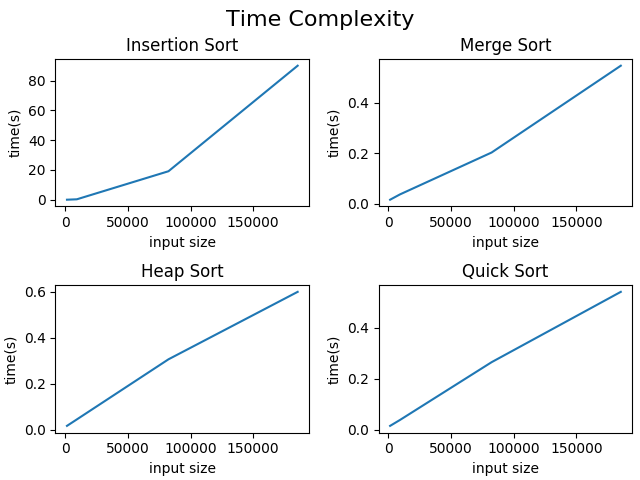

Here is the Python script that generated this plot:

import matplotlib.pyplot as plt
import numpy as np

assert np

x = np.array([1362, 9216, 82360, 185462])
insertionTime = np.array([0.028, 0.299, 19.13, 89.969])
mergeTime = np.array([0.016, 0.037, 0.203, 0.547])
heapTime = np.array([0.016, 0.044, 0.306, 0.6])
quickTime = np.array([0.016, 0.039, 0.265, 0.54])

insertionMem = np.array([0.147886, 0.937044, 7.622129, 16.160612])
mergeMem = np.array([0.20507, 1.424468, 13.027761, 29.207148])
heapMem = np.array([0.147886, 0.937044, 7.622129, 16.160612])
quickMem = np.array([0.147886, 0.937044, 7.622129, 16.160612])


fig, axs = plt.subplots(2, 2, constrained_layout=True)
axs[0,0].plot(x,insertionTime)
axs[0,0].set_title('Insertion Sort')
axs[0,0].set_xlabel('input size')
axs[0,0].set_ylabel('time(s)')

axs[0,1].plot(x,mergeTime)
axs[0,1].set_title('Merge Sort')
axs[0,1].set_xlabel('input size')
axs[0,1].set_ylabel('time(s)')

axs[1,0].plot(x,heapTime)
axs[1,0].set_title('Heap Sort')
axs[1,0].set_xlabel('input size')
axs[1,0].set_ylabel('time(s)')

axs[1,1].plot(x,quickTime)
axs[1,1].set_title('Quick Sort')
axs[1,1].set_xlabel('input size')
axs[1,1].set_ylabel('time(s)')

fig.suptitle('Time Complexity', fontsize=16)
plt.show()
